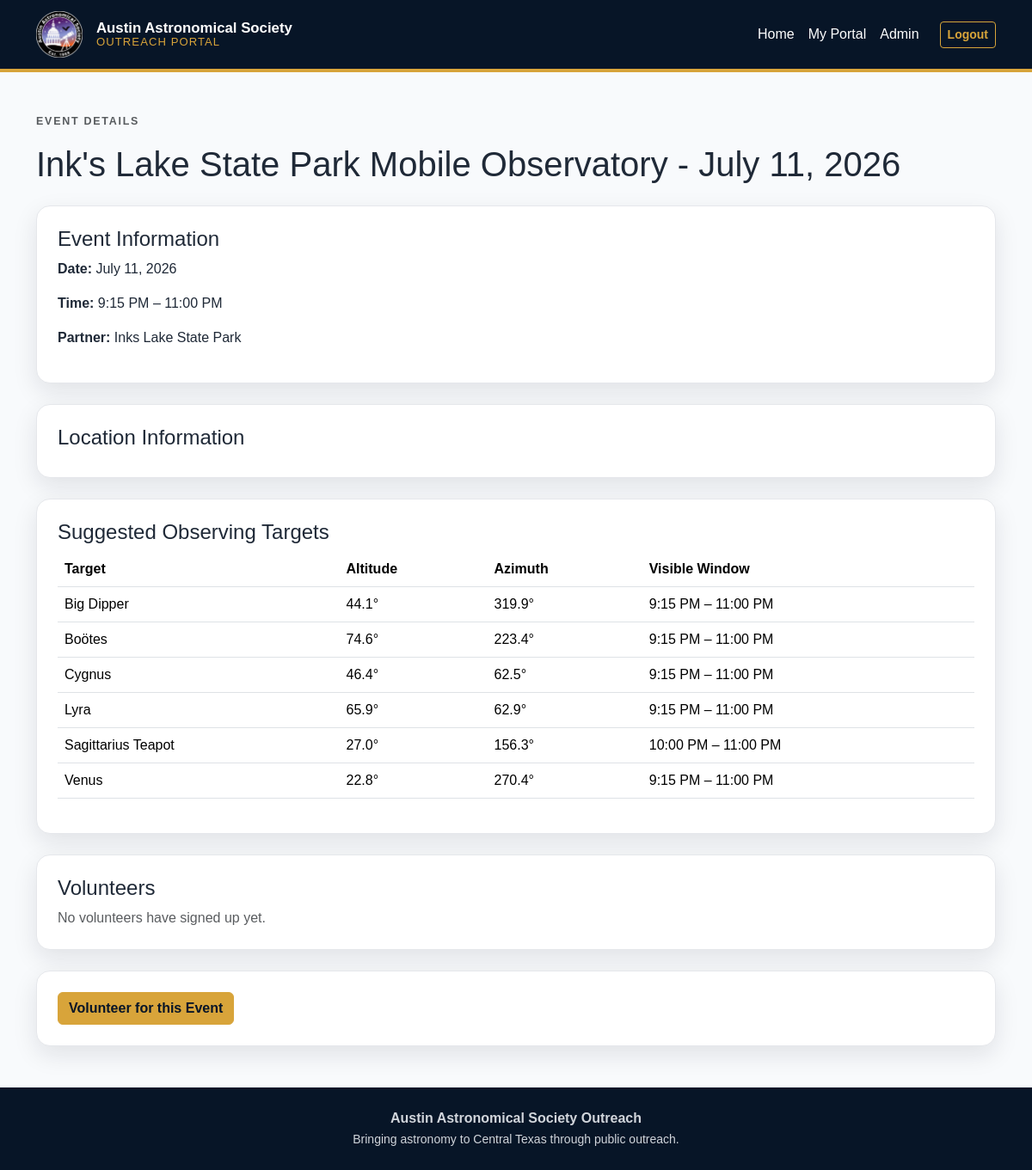
/portal/events/54/ (signed in), run on an earlier commit of the app's database.
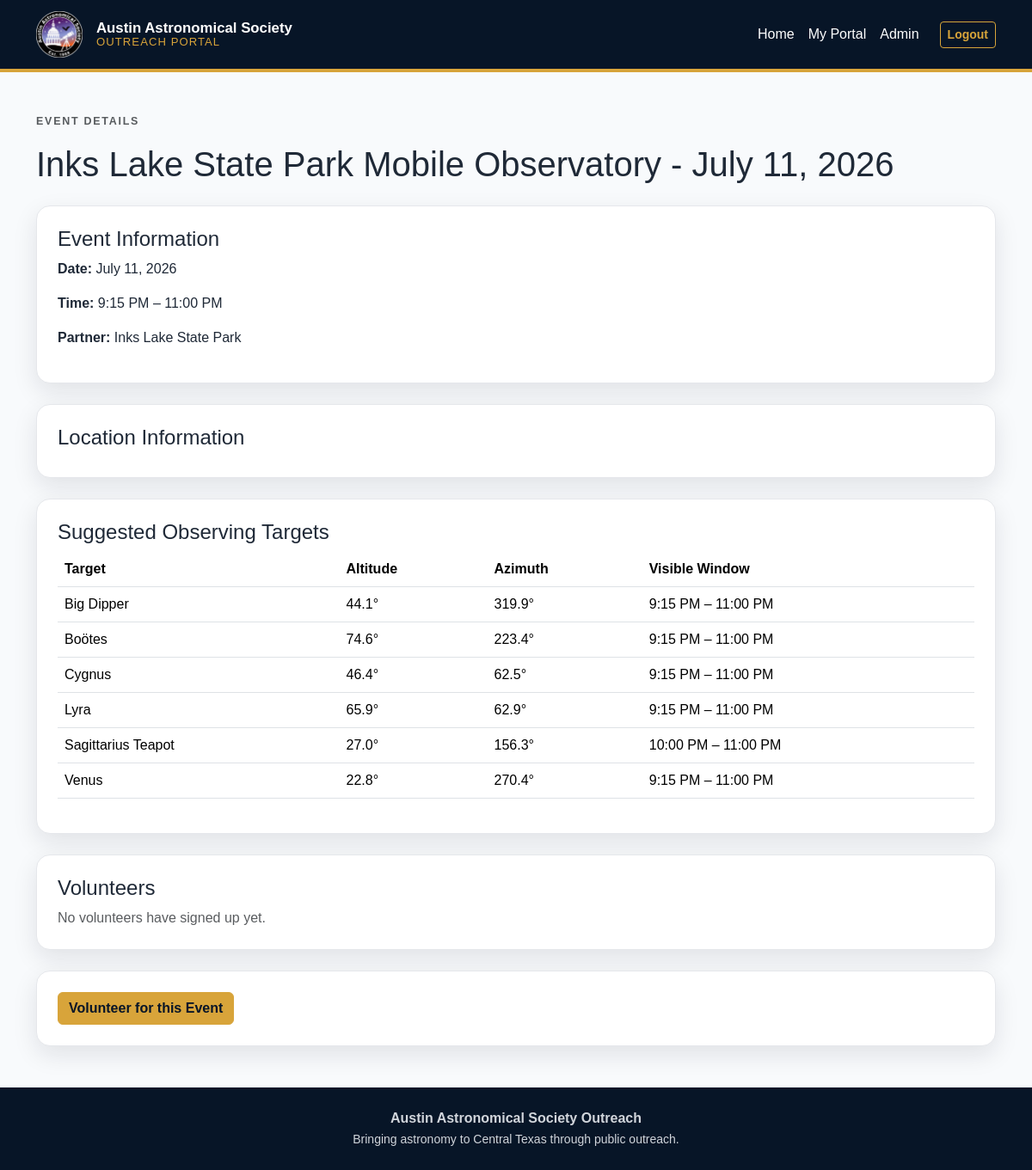
And on a later commit of the database.
### outreach/models.py (models this page shows, shortened)
class ScheduledEvent(models.Model):
    STATUS_CHOICES = [
        ("PLANNED", "Planned"),
        ("CONFIRMED", "Confirmed"),
        ("COMPLETED", "Completed"),
        ("CANCELLED", "Cancelled"),
    ]
    EVENT_TITLE_CHOICES = [
        ("STAR_PARTY", "Star Party"),
        ("SOLAR_OUTREACH", "Solar Outreach"),
        ("LIBRARY_PROGRAM", "Library Program"),
        ("SIDEWALK_ASTRONOMY", "Sidewalk Astronomy"),
        ("CUSTOM", "Custom"),
    ]
    partner = models.ForeignKey(
        Partner,
        on_delete=models.CASCADE
    )
    event_title_type = models.CharField(
        max_length=30,
        choices=EVENT_TITLE_CHOICES,
        default="STAR_PARTY"
    )
    custom_event_title = models.CharField(
        max_length=100,
        blank=True,
        help_text="Only use this if Event title type is Custom."
    )
    event_name = models.CharField(
        max_length=200,
        editable=False
    )
    event_date = models.DateField()
    date_confirmed = models.BooleanField(
        default=False,
        help_text="Check this once the event date has been confirmed."
    )
    host = models.ForeignKey(
        Volunteer,
        on_delete=models.SET_NULL,
        null=True,
        blank=True,
        related_name="hosted_events",
        limit_choices_to={
            "active": True,
            "host_trained": True,
        },
        help_text="Select the trained AAS host, if applicable."
    )
    manual_host_name = models.CharField(
        max_length=200,
        blank=True,
        help_text="Use this for private parties or events hosted by someone not in the volunteer list."
    )
    sunset_time = models.TimeField(null=True, blank=True)
    civil_dusk_time = models.TimeField(null=True, blank=True)
    nautical_dusk_time = models.TimeField(null=True, blank=True)
    moon_phase = models.CharField(
        max_length=50,
        blank=True
    )
    moon_illumination = models.FloatField(
        null=True,
        blank=True,
        help_text="Moon illumination percentage."
    )
    suggested_talk_start_time = models.TimeField(
        null=True,
        blank=True,
        help_text="Suggested 30-minute talk start time."
    )
    suggested_laser_tour_time = models.TimeField(
        null=True,
        blank=True,
        help_text="Suggested laser constellation tour start time."
    )
    start_time = models.TimeField(
        null=True,
        blank=True
    )
    end_time = models.TimeField(
        null=True,
        blank=True
    )
    status = models.CharField(
        max_length=20,
        choices=STATUS_CHOICES,
        default="PLANNED"
    )
    expected_attendance = models.IntegerField(
        null=True,
        blank=True
    )
    weather_heat_index_f = models.FloatField(null=True, blank=True)
    weather_temperature_f = models.FloatField(null=True, blank=True)
    weather_wind_speed_mph = models.FloatField(null=True, blank=True)
    weather_precipitation_probability = models.IntegerField(null=True, blank=True)
    weather_cloud_cover_percent = models.IntegerField(null=True, blank=True)
    weather_rain_text = models.CharField(max_length=100, blank=True)
    weather_thunder_text = models.CharField(max_length=100, blank=True)
    weather_watch_text = models.CharField(max_length=255, blank=True)
    weather_warning_text = models.CharField(max_length=255, blank=True)
    weather_summary = models.CharField(max_length=255, blank=True)
    weather_last_checked = models.DateTimeField(null=True, blank=True)
    event_specific_instructions = models.TextField(
        blank=True,
        help_text="Special instructions for this event only. Use the Partner record for recurring location instructions."
    )
    notes = models.TextField(blank=True)

class Partner(models.Model):
    class Meta:
        constraints = [
            models.UniqueConstraint(
                fields=["partner_type", "scheduling_type", "priority"],
                name="unique_partner_type_scheduling_type_priority",
            )
        ]
    PARTNER_TYPE_CHOICES = [
        ("YEARLY", "Yearly Partner"),
        ("AD_HOC", "Ad Hoc Event Requestor"),
    ]
    SCHEDULING_TYPE_CHOICES = [
        ("DARKEST", "Darkest Moon"),
        ("REQUESTS_MOON", "Requests some Moon"),
        ("NO_PREFERENCE", "No Preference"),
        ("CUSTOM", "Custom Rule"),
    ]
    partner_name = models.CharField(max_length=200)
    partner_type = models.CharField(
        max_length=20,
        choices=PARTNER_TYPE_CHOICES,
        default="YEARLY"
    )
    scheduling_type = models.CharField(
        max_length=30,
        choices=SCHEDULING_TYPE_CHOICES,
        default="DARKEST"
    )
    priority = models.IntegerField(default=3)
    events_per_year = models.IntegerField(default=1)
    WEEKDAY_CHOICES = [
        ("0", "Monday"),
        ("1", "Tuesday"),
        ("2", "Wednesday"),
        ("3", "Thursday"),
        ("4", "Friday"),
        ("5", "Saturday"),
        ("6", "Sunday"),
    ]
    allowed_weekdays = MultiSelectField(
        choices=WEEKDAY_CHOICES,
        blank=True,
    )
    OCCURRENCE_CHOICES = [
        ("1", "First"),
        ("2", "Second"),
        ("3", "Third"),
        ("4", "Fourth"),
        ("5", "Fifth"),
        ("LAST", "Last"),
    ]
    allowed_weekday_occurrences = MultiSelectField(
        choices=OCCURRENCE_CHOICES,
        blank=True,
    )
    MONTH_CHOICES = [
        ("1", "January"),
        ("2", "February"),
        ("3", "March"),
        ("4", "April"),
        ("5", "May"),
        ("6", "June"),
        ("7", "July"),
        ("8", "August"),
        ("9", "September"),
        ("10", "October"),
        ("11", "November"),
        ("12", "December"),
    ]
    allowed_months = MultiSelectField(
        choices=MONTH_CHOICES,
        blank=True,
    )
    minimum_event_duration_minutes = models.IntegerField(
        null=True,
        blank=True,
        help_text="Minimum event duration in minutes. Example: 90"
    )
    maximum_event_duration_minutes = models.IntegerField(
        null=True,
        blank=True,
        help_text="Maximum event duration in minutes. Example: 180"
    )
    must_leave_by = models.TimeField(
        null=True,
        blank=True,
        help_text="Latest time the club must be off-site."
    )
    location_name = models.CharField(max_length=200, blank=True)
    address = models.CharField(max_length=500, blank=True)
    sky_brightness_sqm = models.FloatField(
        null=True,
        blank=True,
        help_text="Estimated sky brightness in mag/arcsec²."
    )
    auto_bortle_class = models.FloatField(
        null=True,
        blank=True,
        editable=False,
        help_text="Estimated Bortle class based on sky brightness."
    )
    latitude = models.FloatField(
        null=True,
        blank=True
    )
    longitude = models.FloatField(
        null=True,
        blank=True,
        help_text="Use negative longitude for North America, example: -97.7431"
    )
    timezone = models.CharField(
        max_length=100,
        default="America/Chicago"
    )
    contact_name = models.CharField(max_length=200, blank=True)
    contact_role_title = models.CharField(max_length=200, blank=True)
    contact_email = models.EmailField(blank=True)
    contact_phone = models.CharField(max_length=50, blank=True)
    active = models.BooleanField(default=True)
    volunteer_arrival_instructions = models.TextField(
        blank=True,
        help_text="Recurring arrival instructions for volunteers at this partner/location."
    )
    meeting_location = models.CharField(
        max_length=200,
        blank=True,
        help_text="Where volunteers should meet upon arrival."
    )
    parking_instructions = models.TextField(
        blank=True,
        help_text="Recurring parking instructions for this partner/location."
    )
    setup_location_notes = models.TextField(
        blank=True,
        help_text="Recurring setup notes, such as where telescopes, tables, or check-in should go."
    )
    notes = models.TextField(blank=True)
    def __str__(self):
        return self.partner_name

### outreach/views/volunteer.py (the view)
# urls.py: path("portal/events/<int:event_id>/", views.volunteer_event_detail, name="volunteer_event_detail"),
@login_required
def volunteer_event_detail(request, event_id):
    event = get_object_or_404(ScheduledEvent, id=event_id)
    volunteer = getattr(request.user, "volunteer_profile", None)
    is_signed_up = False
    if volunteer:
        is_signed_up = EventVolunteer.objects.filter(
            event=event,
            volunteer=volunteer,
        ).exists()
    event_volunteers = EventVolunteer.objects.filter(
        event=event
    ).select_related("volunteer")
    event_targets = event.event_targets.select_related("target").all()
    return render(
        request,
        "outreach/volunteer_event_detail.html",
        {
            "event": event,
            "volunteer": volunteer,
            "is_signed_up": is_signed_up,
            "event_volunteers": event_volunteers,
            "event_targets": event_targets,
        },
    )

### outreach/templates/outreach/volunteer_event_detail.html (shortened to what the changed rows need)
{% extends "outreach/base_public.html" %}
{% block content %}
<main class="container my-5">
    <section class="mb-4">
        <p class="eyebrow text-muted">Event Details</p>
        <h1>{{ event.event_name }}</h1>
    </section>
    <section class="aas-card p-4 mb-4">
        <h2 class="h4">Event Information</h2>
        <p><strong>Date:</strong> {{ event.event_date|date:"F j, Y" }}</p>
        <p>
            <strong>Time:</strong>
            {{ event.start_time|time:"g:i A" }}
            {% if event.end_time %}
                – {{ event.end_time|time:"g:i A" }}
            {% endif %}
        </p>
        {% if event.partner %}
            <p><strong>Partner:</strong> {{ event.partner }}</p>
        {% endif %}
    </section>
    {% if event.partner %}
        <section class="aas-card p-4 mb-4">
            <h2 class="h4">Location Information</h2>
        </section>
    {% endif %}
    <section class="aas-card p-4 mb-4">
        <h2 class="h4">Suggested Observing Targets</h2>
        {% if event_targets %}
            <div class="table-responsive">
                <table class="table align-middle">
                    <thead>
                        <tr>
                            <th>Target</th>
                            <th>Altitude</th>
                            <th>Azimuth</th>
                            <th>Visible Window</th>
                        </tr>
                    </thead>
                </table>
            </div>
        {% else %}
            <p class="text-muted mb-0">No observing targets have been assigned yet.</p>
        {% endif %}
    </section>
    <section class="aas-card p-4 mb-4">
        <h2 class="h4">Volunteers</h2>
    </section>
</main>
{% endblock %}

What changed in the data, as far as the page shows it:
changed ScheduledEvent "9:15 PM": event_name "Ink's Lake State Park Mobile Observatory - July 11, 2026" → "Inks Lake State Park Mobile Observatory - July 11, 2026"
